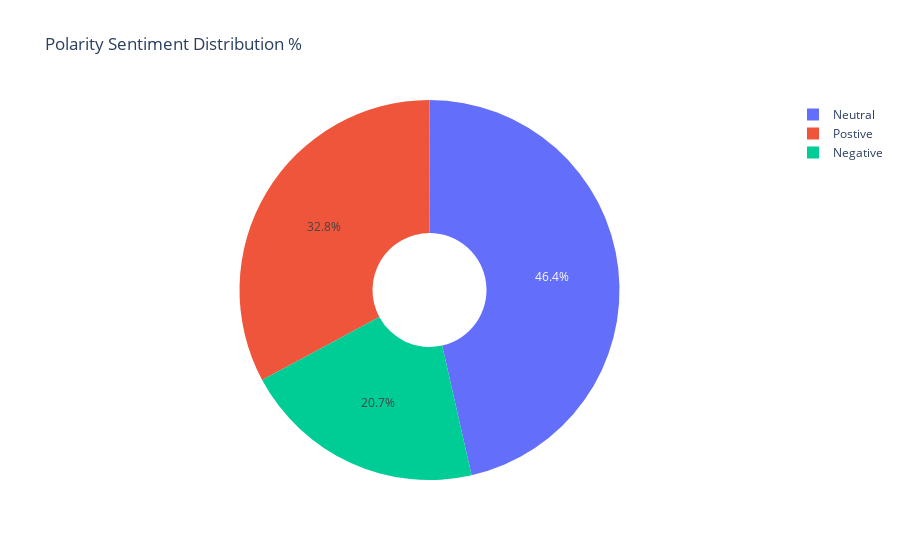

The notebook cell this image was saved under:
### Code cell
import plotly.graph_objects as go

labels = ['Neutral','Postive','Negative']
values = [55432, 39204, 24720]

#creating donut-like pie chart using plotly
fig = go.Figure(data=[go.Pie(labels=labels, values=values, hole=.3)])
fig.update(layout_title_text = 'Polarity Sentiment Distribution %')
fig.show()

### Figure 1 — Plotly figure (JSON) as saved in the notebook; plotly's stock layout.template omitted (floating-point values rounded to 4 significant figures)
{"data": [{"hole": 0.3, "labels": ["Neutral", "Postive", "Negative"], "type": "pie", "values": [55432, 39204, 24720]}], "layout": {"title": {"text": "Polarity Sentiment Distribution %"}}}
